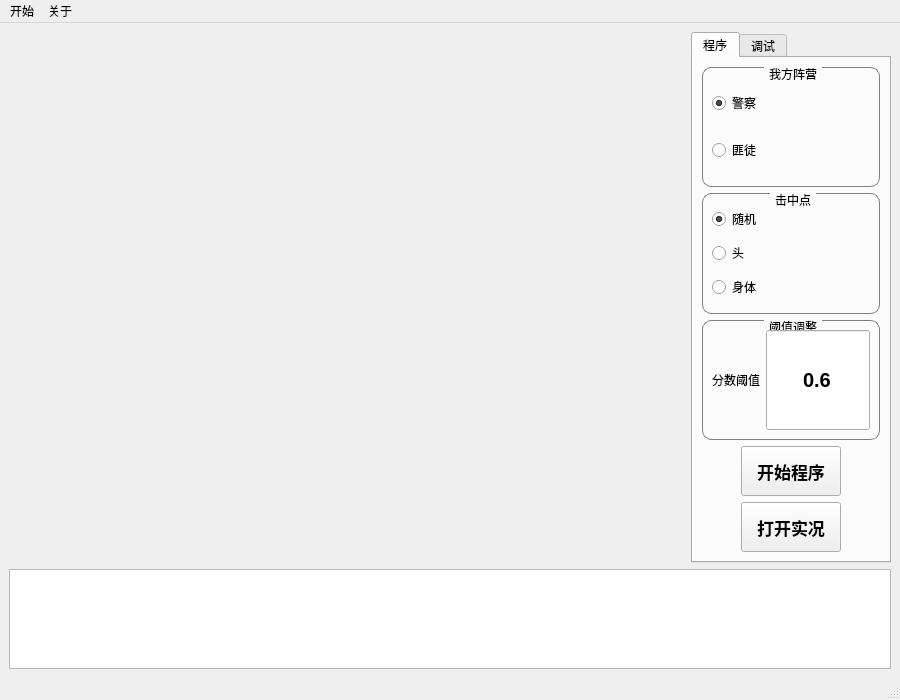
<?xml version="1.0" encoding="UTF-8"?>
<ui version="4.0">
 <class>MainWindow</class>
 <widget class="QMainWindow" name="MainWindow">
  <property name="geometry">
   <rect>
    <x>0</x>
    <y>0</y>
    <width>900</width>
    <height>700</height>
   </rect>
  </property>
  <property name="windowTitle">
   <string>游戏帮助器</string>
  </property>
  <widget class="QWidget" name="centralwidget">
   <layout class="QGridLayout" name="gridLayout">
    <item row="0" column="0">
     <widget class="QLabel" name="show_label">
      <property name="text">
       <string/>
      </property>
     </widget>
    </item>
    <item row="0" column="1">
     <widget class="QTabWidget" name="tabWidget">
      <property name="sizePolicy">
       <sizepolicy hsizetype="Preferred" vsizetype="Expanding">
        <horstretch>0</horstretch>
        <verstretch>0</verstretch>
       </sizepolicy>
      </property>
      <property name="maximumSize">
       <size>
        <width>200</width>
        <height>16777215</height>
       </size>
      </property>
      <property name="currentIndex">
       <number>0</number>
      </property>
      <widget class="QWidget" name="tab">
       <attribute name="title">
        <string>程序</string>
       </attribute>
       <layout class="QGridLayout" name="gridLayout_2">
        <item row="3" column="0">
         <spacer name="horizontalSpacer">
          <property name="orientation">
           <enum>Qt::Horizontal</enum>
          </property>
          <property name="sizeHint" stdset="0">
           <size>
            <width>69</width>
            <height>20</height>
           </size>
          </property>
         </spacer>
        </item>
        <item row="3" column="2">
         <spacer name="horizontalSpacer_2">
          <property name="orientation">
           <enum>Qt::Horizontal</enum>
          </property>
          <property name="sizeHint" stdset="0">
           <size>
            <width>69</width>
            <height>20</height>
           </size>
          </property>
         </spacer>
        </item>
        <item row="2" column="0" colspan="3">
         <widget class="QGroupBox" name="groupBox_2">
          <property name="maximumSize">
           <size>
            <width>16777215</width>
            <height>16777215</height>
           </size>
          </property>
          <property name="styleSheet">
           <string notr="true">QGroupBox {
    border: 1px solid gray;
    border-radius: 9px;
    margin-top: 1.5em;
}

QGroupBox::title {
    subcontrol-origin: margin;
    subcontrol-position: top center;  /* 居中显示标题文字 */
    padding: 0 3px;
}
</string>
          </property>
          <property name="title">
           <string>阈值调整</string>
          </property>
          <property name="alignment">
           <set>Qt::AlignLeading|Qt::AlignLeft|Qt::AlignTop</set>
          </property>
          <layout class="QGridLayout" name="gridLayout_3">
           <item row="0" column="1">
            <widget class="QLineEdit" name="lineEdit">
             <property name="sizePolicy">
              <sizepolicy hsizetype="Preferred" vsizetype="Preferred">
               <horstretch>0</horstretch>
               <verstretch>0</verstretch>
              </sizepolicy>
             </property>
             <property name="font">
              <font>
               <pointsize>15</pointsize>
               <weight>75</weight>
               <bold>true</bold>
              </font>
             </property>
             <property name="text">
              <string>0.6</string>
             </property>
             <property name="alignment">
              <set>Qt::AlignCenter</set>
             </property>
            </widget>
           </item>
           <item row="0" column="0">
            <widget class="QLabel" name="label">
             <property name="text">
              <string>分数阈值</string>
             </property>
            </widget>
           </item>
          </layout>
         </widget>
        </item>
        <item row="4" column="1">
         <widget class="QPushButton" name="open_show_det_btn">
          <property name="minimumSize">
           <size>
            <width>100</width>
            <height>50</height>
           </size>
          </property>
          <property name="font">
           <font>
            <pointsize>13</pointsize>
            <weight>75</weight>
            <bold>true</bold>
           </font>
          </property>
          <property name="text">
           <string>打开实况</string>
          </property>
         </widget>
        </item>
        <item row="0" column="0" colspan="3">
         <widget class="QGroupBox" name="groupBox">
          <property name="maximumSize">
           <size>
            <width>16777215</width>
            <height>16777215</height>
           </size>
          </property>
          <property name="styleSheet">
           <string notr="true">QGroupBox {
    border: 1px solid gray;
    border-radius: 9px;
    margin-top: 1.5em;
}

QGroupBox::title {
    subcontrol-origin: margin;
    subcontrol-position: top center;  /* 居中显示标题文字 */
    padding: 0 3px;
}
</string>
          </property>
          <property name="title">
           <string>我方阵营</string>
          </property>
          <layout class="QVBoxLayout" name="verticalLayout">
           <property name="spacing">
            <number>0</number>
           </property>
           <property name="leftMargin">
            <number>9</number>
           </property>
           <property name="topMargin">
            <number>0</number>
           </property>
           <property name="rightMargin">
            <number>0</number>
           </property>
           <property name="bottomMargin">
            <number>0</number>
           </property>
           <item>
            <widget class="QRadioButton" name="cRadioButton">
             <property name="text">
              <string>警察</string>
             </property>
             <property name="checked">
              <bool>true</bool>
             </property>
            </widget>
           </item>
           <item>
            <widget class="QRadioButton" name="tRadioButton">
             <property name="text">
              <string>匪徒</string>
             </property>
            </widget>
           </item>
          </layout>
         </widget>
        </item>
        <item row="3" column="1">
         <widget class="QPushButton" name="start_btn">
          <property name="minimumSize">
           <size>
            <width>100</width>
            <height>50</height>
           </size>
          </property>
          <property name="font">
           <font>
            <pointsize>13</pointsize>
            <weight>75</weight>
            <bold>true</bold>
           </font>
          </property>
          <property name="text">
           <string>开始程序</string>
          </property>
         </widget>
        </item>
        <item row="1" column="0" colspan="3">
         <widget class="QGroupBox" name="groupBox_3">
          <property name="styleSheet">
           <string notr="true">QGroupBox {
    border: 1px solid gray;
    border-radius: 9px;
    margin-top: 1.5em;
}

QGroupBox::title {
    subcontrol-origin: margin;
    subcontrol-position: top center;  /* 居中显示标题文字 */
    padding: 0 3px;
}
</string>
          </property>
          <property name="title">
           <string>击中点</string>
          </property>
          <layout class="QGridLayout" name="gridLayout_4">
           <item row="0" column="0">
            <widget class="QRadioButton" name="randowAtkBtn">
             <property name="text">
              <string>随机</string>
             </property>
             <property name="checked">
              <bool>true</bool>
             </property>
            </widget>
           </item>
           <item row="1" column="0">
            <widget class="QRadioButton" name="headAtkBtn">
             <property name="text">
              <string>头</string>
             </property>
            </widget>
           </item>
           <item row="2" column="0">
            <widget class="QRadioButton" name="bodyAtkBtn">
             <property name="text">
              <string>身体</string>
             </property>
            </widget>
           </item>
          </layout>
         </widget>
        </item>
       </layout>
      </widget>
      <widget class="QWidget" name="tab_2">
       <attribute name="title">
        <string>调试</string>
       </attribute>
       <layout class="QVBoxLayout" name="verticalLayout_2">
        <item>
         <widget class="QPushButton" name="test_mouse_btn">
          <property name="maximumSize">
           <size>
            <width>16777215</width>
            <height>70</height>
           </size>
          </property>
          <property name="font">
           <font>
            <pointsize>13</pointsize>
            <weight>75</weight>
            <bold>true</bold>
           </font>
          </property>
          <property name="text">
           <string>调试鼠标</string>
          </property>
         </widget>
        </item>
        <item>
         <widget class="QPushButton" name="test_capture_btn">
          <property name="maximumSize">
           <size>
            <width>16777215</width>
            <height>70</height>
           </size>
          </property>
          <property name="font">
           <font>
            <pointsize>13</pointsize>
            <weight>75</weight>
            <bold>true</bold>
           </font>
          </property>
          <property name="text">
           <string>调试采集</string>
          </property>
         </widget>
        </item>
        <item>
         <widget class="QPushButton" name="test_det_btn">
          <property name="maximumSize">
           <size>
            <width>16777215</width>
            <height>70</height>
           </size>
          </property>
          <property name="font">
           <font>
            <pointsize>13</pointsize>
            <weight>75</weight>
            <bold>true</bold>
           </font>
          </property>
          <property name="text">
           <string>调试检测</string>
          </property>
         </widget>
        </item>
       </layout>
      </widget>
     </widget>
    </item>
    <item row="1" column="0" colspan="2">
     <widget class="QPlainTextEdit" name="plainTextEdit">
      <property name="sizePolicy">
       <sizepolicy hsizetype="Preferred" vsizetype="Preferred">
        <horstretch>0</horstretch>
        <verstretch>0</verstretch>
       </sizepolicy>
      </property>
      <property name="maximumSize">
       <size>
        <width>16777215</width>
        <height>100</height>
       </size>
      </property>
      <property name="readOnly">
       <bool>true</bool>
      </property>
     </widget>
    </item>
   </layout>
  </widget>
  <widget class="QMenuBar" name="menubar">
   <property name="geometry">
    <rect>
     <x>0</x>
     <y>0</y>
     <width>900</width>
     <height>23</height>
    </rect>
   </property>
   <widget class="QMenu" name="menu">
    <property name="title">
     <string>开始</string>
    </property>
   </widget>
   <widget class="QMenu" name="menu_2">
    <property name="title">
     <string>关于</string>
    </property>
   </widget>
   <addaction name="menu"/>
   <addaction name="menu_2"/>
  </widget>
  <widget class="QStatusBar" name="statusbar"/>
 </widget>
 <resources/>
 <connections/>
</ui>
